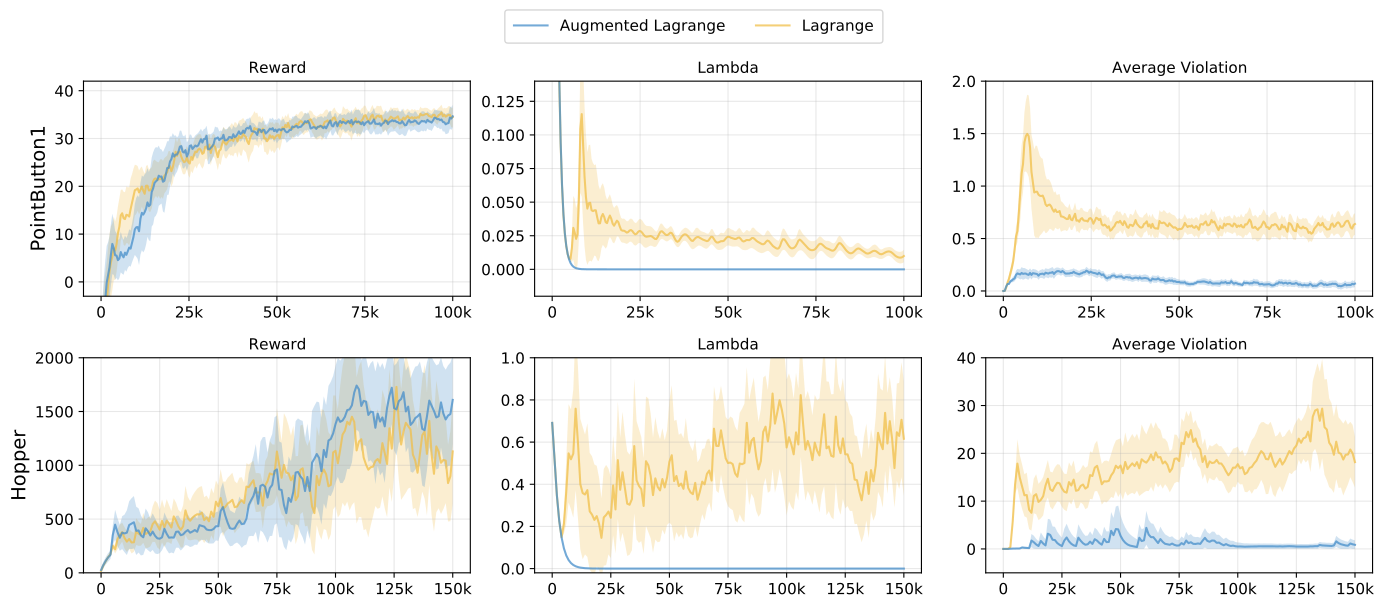

This chart was generated by the following Python code:
import os
import numpy as np
import pandas as pd
import matplotlib.pyplot as plt
from matplotlib.ticker import FuncFormatter, MultipleLocator

# ======================= 全局风格 =======================
plt.rcParams.update({
    "font.size": 11,
    "axes.titlesize": 11,
    "axes.labelsize": 11,
    "legend.fontsize": 11,
})

def k_formatter(x, pos):
    x = float(x)
    if abs(x) >= 1000:
        return f"{int(x/1000)}k"
    return str(int(x))

# ======================= 路径 =======================
POINTBUTTON1_AUGLAG_PATHS = [
    "../results/Safexp-PointButton1-v0/pointbutton1_algd_ablationRHO4.0/2025-12-31_11-55_seed7682/history.csv",
    "../results/Safexp-PointButton1-v0/pointbutton1_algd_ablationRHO2.0/2025-12-31_11-36_seed999/history.csv",
    "../results/Safexp-PointButton1-v0/pointbutton1_algd_ablationRHO0.5/2025-12-31_11-59_seed5237/history.csv",
]
POINTBUTTON1_LAG_PATHS = [
    "../results/Safexp-PointButton1-v0/pointbutton1_algd_lambda/2025-12-20_15-47_seed9702/history.csv",
    "../results/Safexp-PointButton1-v0/pointbutton1_algd_lambda/2025-12-20_15-48_seed1932/history.csv",
    "../results/Safexp-PointButton1-v0/pointbutton1_algd_lambda/2025-12-20_15-56_seed7809/history.csv",
    "../results/Safexp-PointButton1-v0/pointbutton1_algd_lambda/2025-12-20_15-59_seed8822/history.csv",
]

HOPPER_AUGLAG_PATHS = [
    "../results/Hopper-v3/hopper_algd_augmentedlambda/2025-12-23_12-16_seed8003/history.csv",
    "../results/Hopper-v3/hopper_algd_augmentedlambda/2025-12-23_11-31_seed8196/history.csv",
    "../results/Hopper-v3/hopper_algd/2025-12-08_03-44_seed8411/history.csv",
    "../results/Hopper-v3/hopper_algd/2025-12-08_03-21_seed1538/history.csv",
]
HOPPER_LAG_PATHS = [
    "../results/Hopper-v3/hopper_algd_lambda/2025-12-23_11-57_seed8797/history.csv",
    "../results/Hopper-v3/hopper_algd_lambda/2025-12-23_12-01_seed3489/history.csv",
    "../results/Hopper-v3/hopper_algd_lambda/2025-12-23_12-48_seed5067/history.csv",
]

# ======================= 颜色（蓝/橙） =======================
COLOR_LAG = "#f0bf4a"
COLOR_AUG = "#468ec9"

# band & line 风格
BAND_ALPHA = 0.25
LINE_WIDTH = 1.5
LINE_ALPHA = 0.75

YLABEL_FONTSIZE = 14
DEFAULT_X_TICK_STEP = 25_000

# ======================= 预算阈值（用于从 cost 兜底计算 violation_mean） =======================
COST_LIMIT = {
    "PointButton1": 10.0,
    "Hopper": 82.748,
}

# ======================= 固定 y 轴范围 =======================
# 现在是 3 列：reward / lambda / violation_mean
TASK_YLIM = {
    "PointButton1": {
        "return": (-3, 42),
        "lambda": (-0.02, 0.14),
        "violation_mean": (-0.05, 2.0),
    },
    "Hopper": {
        "return": (0, 2000),
        "lambda": (-0.02, 1.0),
        "violation_mean": (-5.0, 40.0),  # Hopper 违反幅度可能更大，你可按图再收紧
    }
}

# ======================= 平滑参数 =======================
MEAN_SMOOTH = 0.65
STD_SMOOTH  = 0.85

def smooth_ema(values, weight=0.8):
    v = np.asarray(values, dtype=float)
    if v.size == 0:
        return v

    out = np.copy(v)
    idx0 = np.where(~np.isnan(v))[0]
    if idx0.size == 0:
        return v

    i0 = idx0[0]
    out[:i0] = np.nan
    out[i0] = v[i0]

    last = v[i0]
    for i in range(i0 + 1, len(v)):
        if np.isnan(v[i]):
            out[i] = np.nan
            continue
        last = weight * last + (1.0 - weight) * v[i]
        out[i] = last
    return out

# ======================= 数据读取与聚合 =======================
def safe_exists(path: str) -> bool:
    return path is not None and str(path).strip() != "" and os.path.exists(path)

def read_one_history(path: str, task_name: str) -> pd.DataFrame:
    df = pd.read_csv(path)
    required = ["step", "return", "cost"]
    for c in required:
        if c not in df.columns:
            raise ValueError(f"[{path}] missing column: {c}")

    df = df.sort_values("step").drop_duplicates("step").reset_index(drop=True)

    # ---- 目标：保证 df 里有 violation_mean ----
    # 1) 如果已经记录了 violation_mean（例如训练时保存的），直接用
    if "violation_mean" not in df.columns:
        # 2) 否则用 eval cost 兜底计算：max(0, cost - h)
        h = COST_LIMIT.get(task_name, None)
        if h is None:
            raise ValueError(f"Missing COST_LIMIT for task '{task_name}'. Please set COST_LIMIT[\"{task_name}\"]")

        cost = df["cost"].to_numpy(dtype=float)
        df["violation_mean"] = np.maximum(0.0, cost - float(h))

    return df

def align_and_stack(dfs, metric: str, steps_grid=None):
    if steps_grid is None:
        steps_grid = np.unique(np.concatenate([d["step"].to_numpy() for d in dfs]))
        steps_grid = np.sort(steps_grid)

    stacked = []
    for d in dfs:
        s = d["step"].to_numpy()
        if metric not in d.columns:
            y = np.full_like(steps_grid, np.nan, dtype=float)
        else:
            v = d[metric].to_numpy(dtype=float)
            y = np.interp(steps_grid, s, v, left=np.nan, right=np.nan)
        stacked.append(y)

    stacked = np.stack(stacked, axis=0)
    return steps_grid, stacked

def mean_std_ignore_nan(stacked):
    return np.nanmean(stacked, axis=0), np.nanstd(stacked, axis=0)

def aggregate_runs(paths, task_name: str, metrics=("return", "lambda", "violation_mean")):
    valid_paths = [p for p in paths if safe_exists(p)]
    if len(valid_paths) == 0:
        return None

    dfs = [read_one_history(p, task_name) for p in valid_paths]
    steps_grid = np.unique(np.concatenate([d["step"].to_numpy() for d in dfs]))
    steps_grid = np.sort(steps_grid)

    out = {"step": steps_grid}
    for m in metrics:
        _, stacked = align_and_stack(dfs, m, steps_grid=steps_grid)
        mean, std = mean_std_ignore_nan(stacked)

        mean_s = smooth_ema(mean, MEAN_SMOOTH)
        std_s  = smooth_ema(std,  STD_SMOOTH)

        out[f"{m}_mean"] = mean_s
        out[f"{m}_std"]  = std_s
    return out

# ======================= 绘图工具 =======================
def setup_axis_common(ax, x_tick_step=DEFAULT_X_TICK_STEP):
    ax.grid(True, alpha=0.3)
    ax.xaxis.set_major_formatter(FuncFormatter(k_formatter))
    ax.xaxis.set_major_locator(MultipleLocator(x_tick_step))

def plot_mean_std(ax, steps, mean, std, color, label=None, metric_name=None):
    lower = mean - std
    upper = mean + std

    # 仅对 Average Violation（violation_mean）做下界 clip
    if metric_name == "violation_mean":
        mean = np.maximum(mean, 0.0)
        lower = np.maximum(lower, 0.0)
        # upper 不需要 clip；如果你也想保证非负，可以加：upper = np.maximum(upper, 0.0)

    ax.fill_between(steps, lower, upper, color=color, alpha=BAND_ALPHA, linewidth=0)
    line, = ax.plot(steps, mean, color=color, linewidth=LINE_WIDTH, label=label, alpha=LINE_ALPHA)
    return line


# ======================= 主绘图：2 行 3 列 =======================
def plot_lambda_compare(save_path="lambda_compare.pdf"):
    tasks = [
        ("PointButton1", POINTBUTTON1_AUGLAG_PATHS, POINTBUTTON1_LAG_PATHS),
        ("Hopper",       HOPPER_AUGLAG_PATHS,       HOPPER_LAG_PATHS),
    ]

    metric_names = ["return", "lambda", "violation_mean"]
    plot_col_titles = ["Reward", "Lambda", "Average Violation"]

    fig, axes = plt.subplots(
        2, 3, figsize=(14, 6),
        gridspec_kw={"width_ratios": [1.0, 1.0, 1.0]},
        sharex=False
    )

    legend_handles = {}

    for row, (task_name, aug_paths, lag_paths) in enumerate(tasks):
        aug = aggregate_runs(aug_paths, task_name=task_name, metrics=tuple(metric_names))
        lag = aggregate_runs(lag_paths, task_name=task_name, metrics=tuple(metric_names))

        if (aug is None) and (lag is None):
            for c in range(3):
                axes[row, c].axis("off")
            continue

        for col, m in enumerate(metric_names):
            ax = axes[row, col]
            setup_axis_common(ax)

            ax.set_title(plot_col_titles[col])

            if col == 0:
                ax.set_ylabel(task_name, fontsize=YLABEL_FONTSIZE)
            else:
                ax.set_ylabel("")

            if task_name in TASK_YLIM and m in TASK_YLIM[task_name]:
                ax.set_ylim(*TASK_YLIM[task_name][m])

            # Lag / AugLag
            if lag is not None:
                h = plot_mean_std(
                    ax, lag["step"], lag[f"{m}_mean"], lag[f"{m}_std"],
                    color=COLOR_LAG,
                    label="Lagrange" if "Lagrange" not in legend_handles else None,
                    metric_name=m
                )
                if "Lagrange" not in legend_handles:
                    legend_handles["Lagrange"] = h

            if aug is not None:
                h = plot_mean_std(
                    ax, aug["step"], aug[f"{m}_mean"], aug[f"{m}_std"],
                    color=COLOR_AUG,
                    label="Augmented Lagrange" if "Augmented Lagrange" not in legend_handles else None,
                    metric_name=m
                )
                if "Augmented Lagrange" not in legend_handles:
                    legend_handles["Augmented Lagrange"] = h

    ordered_labels = ["Augmented Lagrange", "Lagrange"]
    ordered_handles = [legend_handles[k] for k in ordered_labels if k in legend_handles]

    fig.legend(
        ordered_handles,
        ordered_labels[:len(ordered_handles)],
        loc="upper center",
        ncol=2,
        frameon=True,
        fancybox=True,
        bbox_to_anchor=(0.5, 1.02),
        borderpad=0.6,
        handlelength=2.2,
        columnspacing=2.0,
    )

    plt.tight_layout(rect=[0, 0, 1, 0.95])
    plt.savefig(save_path, bbox_inches="tight")
    print(f"[Saved] {save_path}")

if __name__ == "__main__":
    plot_lambda_compare("lambda_compare.pdf")
